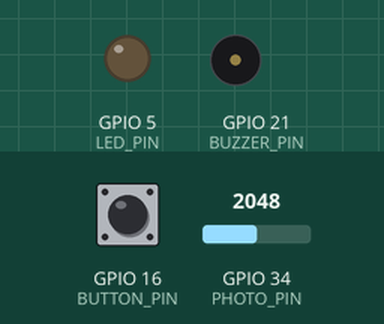
Recording of a sketch running on a simulated ESP32. Parts: output pins drawn as LEDs (lit = HIGH), buzzer (waves = sounding). Inputs (shaded band) come from the test bench; at power-on: GPIO 16 (BUTTON_PIN) HIGH, GPIO 34 (PHOTO_PIN) = 2048. WiFi joins after 1.5 s; servers stay silent unless stated; what the sketch prints to the serial monitor is not drawn.

Above: at 7.7 s.
7.8 s: GPIO 16 (BUTTON_PIN) pulled LOW for 0.15 s
At 7.98 s:
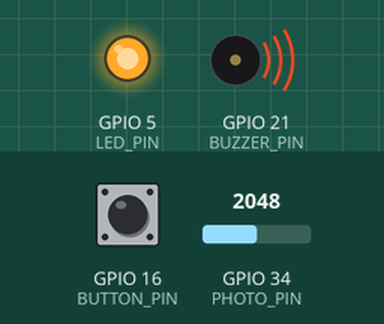
9.6 s: GPIO 16 (BUTTON_PIN) pulled LOW for 3.2 s
At 11.1 s:
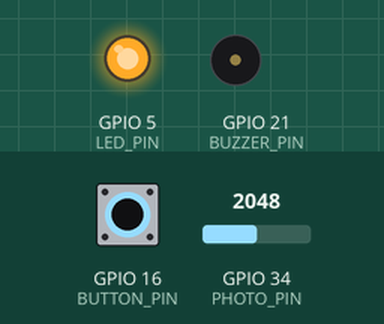
Timing chart, 0 to 14.4 s (numbered marks = the images above; inputs shaded):
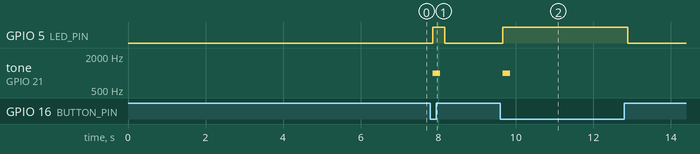

The sketch:

Project01V2.3.ino
```cpp
// ESP32: Button hold - LED lights up, two tones on passive buzzer + normalized illuminance (0-1) to Firebase
// Pins: Button=16, LED=5, Buzzer=21, Photoresistor=34

#include <WiFi.h>
#include "Firebase_ESP_Client.h"

// WiFi config
#define WIFI_SSID "Nothing32"
#define WIFI_PASSWORD "212855625"

// Firebase config
#define FIREBASE_HOST "echo2-a4581-default-rtdb.europe-west1.firebasedatabase.app"
#define API_KEY "AIzaSyDR3wpy57nlAVxbMqgjJOhmqPwnGuLwGe8"
//pins
#define BUTTON_PIN 16
#define LED_PIN 5
#define BUZZER_PIN 21
#define PHOTO_PIN 34  // Analog input for photoresistor
//additional stuff
#define DEBOUNCE_DELAY 50    // ms for debounce
#define BEEP_FREQ_LOW 1000   // Hz for tone (low)
#define BEEP_FREQ_HIGH 2000  // Hz for tone (high)
#define BEEP_DURATION 200    // ms for beep
#define AVERAGE_INTERVAL 1000  // ms for averaging (1 second)
#define ADC_MAX 4095.0       // ESP32 ADC maximum for normalization

bool lastButtonState = HIGH;  // Initially not pressed (with pull-up)
bool buttonPressed = false;   // Flag for first press
unsigned long lastDebounceTime = 0;
unsigned long lastAverageTime = 0;  // Timer for averaging
long lightSum = 0;                // Sum of light values (raw ADC)
int lightCount = 0;               // Number of samples

// Firebase objects
FirebaseData fbdo;
FirebaseAuth auth;
FirebaseConfig config;

void setup() {
  Serial.begin(115200);

  pinMode(BUTTON_PIN, INPUT_PULLUP);  // Internal pull-up
  pinMode(LED_PIN, OUTPUT);
  pinMode(BUZZER_PIN, OUTPUT);        // For tone()
  pinMode(PHOTO_PIN, INPUT);          // Analog for photoresistor

  digitalWrite(LED_PIN, LOW);

  // WiFi connection
  WiFi.begin(WIFI_SSID, WIFI_PASSWORD);
  Serial.print("Connecting to WiFi");
  while (WiFi.status() != WL_CONNECTED) {
    Serial.print(".");
    delay(300);
  }
  Serial.println();
  Serial.print("WiFi connected! IP: ");
  Serial.println(WiFi.localIP());

  // Firebase init for anonymous auth
  config.api_key = API_KEY;
  config.database_url = "https://" + String(FIREBASE_HOST) + "/";
  auth.user.email = "andre.berloga@gmail.com";  // Empty for anonymous
  auth.user.password = "212855625";

  Firebase.begin(&config, &auth);  // Init (handles anonymous if enabled)
  Firebase.reconnectWiFi(true);

  // Wait for token generation (anonymous needs time)
  delay(5000);  // 5 sec delay for auth/token

  // Debug after init
  Serial.println("Firebase init: Called (anonymous auth)");
  if (Firebase.ready()) {
    Serial.println("Firebase ready: YES");
  } else {
    Serial.println("Firebase ready: NO (check network/auth)");
    Serial.print("Last error: ");
    Serial.println(fbdo.errorReason());
  }

  Serial.println("Ready! Press and hold button for LED + beeps + illuminance to Firebase.");
}

// Normalization function: raw ADC (0-4095) -> 0.0-1.0 (0=darkness)
float normalizeLight(int rawLevel) {
  return (float)rawLevel / ADC_MAX;
}

// Firebase logging function
void logToFirebase(unsigned long timestamp, float value) {
  Serial.print("Attempting Firebase write... Ready? ");
  Serial.println(Firebase.ready() ? "YES" : "NO");

  if (Firebase.ready()) {
    String path = "/illuminance/" + String(timestamp);
    if (Firebase.RTDB.setFloat(&fbdo, path.c_str(), value)) {
      Serial.println("Firebase write: OK");
    } else {
      Serial.print("Firebase write error: ");
      Serial.println(fbdo.errorReason());
    }
  } else {
    Serial.println("Firebase not ready - skipping write");
  }
}

void loop() {
  int reading = digitalRead(BUTTON_PIN);

  // Debounce
  if (reading != lastButtonState) {
    lastDebounceTime = millis();
  }

  if ((millis() - lastDebounceTime) > DEBOUNCE_DELAY) {
    if (reading == LOW) {  // Pressed
      digitalWrite(LED_PIN, HIGH);  // LED lights up

      if (!buttonPressed) {         // Only on first press
        buttonPressed = true;
        lastAverageTime = millis(); // Start averaging timer
        lightSum = 0;
        lightCount = 0;

        // Instant reading + normalization
        int lightLevel = analogRead(PHOTO_PIN);
        float normalized = normalizeLight(lightLevel);
        Serial.print("Button pressed: LED ON + Beeps! Instant illuminance (0-1): ");
        Serial.println(normalized, 3);  // 3 decimal places

        // Two tones on press
        tone(BUZZER_PIN, BEEP_FREQ_LOW, BEEP_DURATION);
        delay(BEEP_DURATION + 50);  // Wait + pause between tones
        tone(BUZZER_PIN, BEEP_FREQ_HIGH, BEEP_DURATION);
        noTone(BUZZER_PIN);  // Stop after tones
      }

      // Averaged reading every second (while held)
      unsigned long now = millis();
      if (now - lastAverageTime >= AVERAGE_INTERVAL) {
        // Add current reading before calculation
        lightSum += analogRead(PHOTO_PIN);
        lightCount++;

        if (lightCount > 0) {
          int averageRaw = lightSum / lightCount;
          float averageNormalized = normalizeLight(averageRaw);
          Serial.print("Illuminance (averaged over second, 0-1): ");
          Serial.println(averageNormalized, 3);  // 3 decimal places

          // Write to Firebase (timestamp = millis())
          logToFirebase(now, averageNormalized);
        }

        // Reset for next second
        lightSum = 0;
        lightCount = 0;
        lastAverageTime = now;
      } else {
        // Accumulate samples during the second (every loop)
        lightSum += analogRead(PHOTO_PIN);
        lightCount++;
      }

    } else {  // Released
      if (buttonPressed) {  // Only if it was pressed
        digitalWrite(LED_PIN, LOW);   // LED off
        buttonPressed = false;
        Serial.println("Button released: LED OFF");

        // Reset averaging on release
        lightSum = 0;
        lightCount = 0;
      }
    }
  }

  lastButtonState = reading;

  delay(10);  // Small pause for stability
}
```

Measured:
- after the input at 7.8 s, GPIO 5 (LED_PIN): LOW → HIGH after 0.06 s, → LOW 0.31 s later; tone on GPIO 21 (BUZZER_PIN): silent → 1000 Hz after 0.06 s, → silent 0.20 s later
- after the input at 9.6 s, GPIO 5 (LED_PIN): LOW → HIGH after 0.06 s, → LOW 3.2 s later; tone on GPIO 21 (BUZZER_PIN): silent → 1000 Hz after 0.06 s, → silent 0.20 s later
